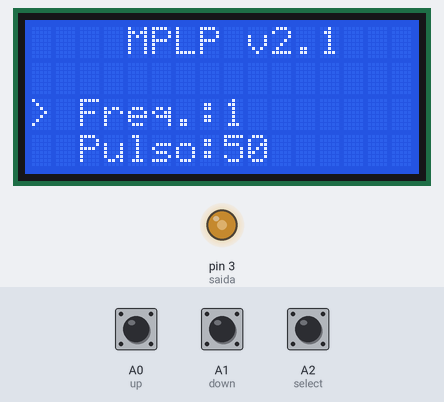
A sketch run on a simulated Arduino Uno, built with avr-gcc and run on an emulated ATmega328P. Shown: 16×4 character LCD, output pins drawn as LEDs (lit = HIGH). The test bench sets the inputs (shaded band); at power-on: A0 (up) HIGH, A2 (select) HIGH, A1 (down) HIGH. What the sketch prints to the serial monitor is not drawn.

Above: at 5.3 s.
5.4 s: A0 (up) pulled LOW for 1 s
At 7.6 s:
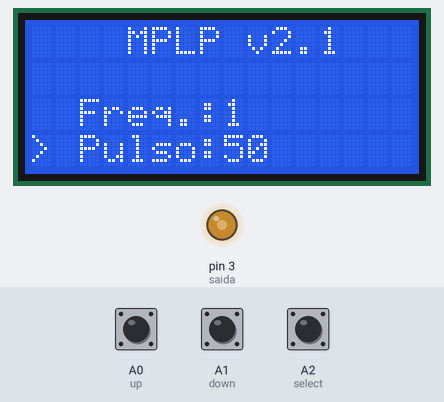
9.4 s: A2 (select) pulled LOW for 3.2 s
At 14.1 s:
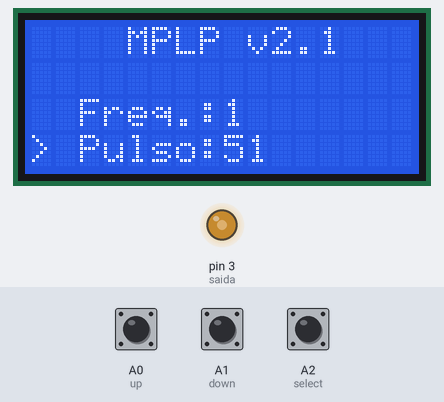
14.4 s: A1 (down) pulled LOW for 0.15 s
At 15.8 s:
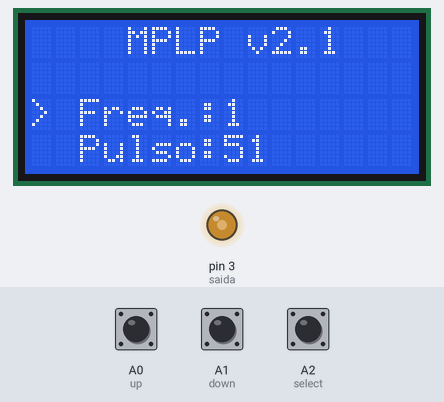
16.1 s: A2 (select) pulled LOW for 0.15 s
At 17.4 s:
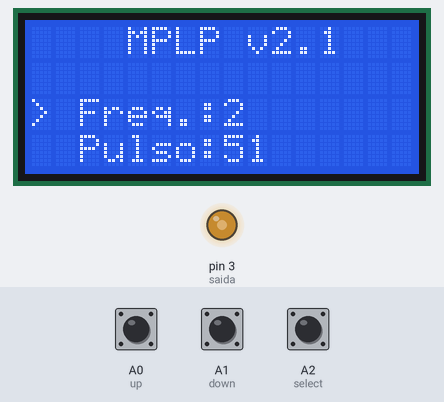
17.7 s: A0 (up) pulled LOW for 0.15 s
At 19.3 s:
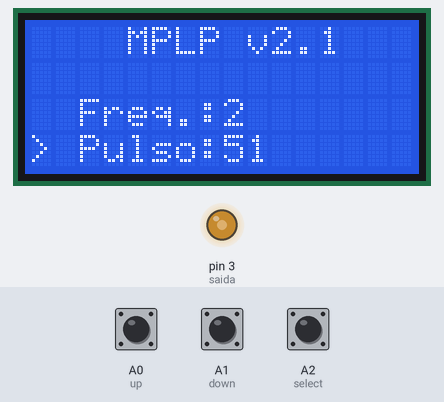
19.6 s: A2 (select) pulled LOW for 1 s
At 22.2 s:
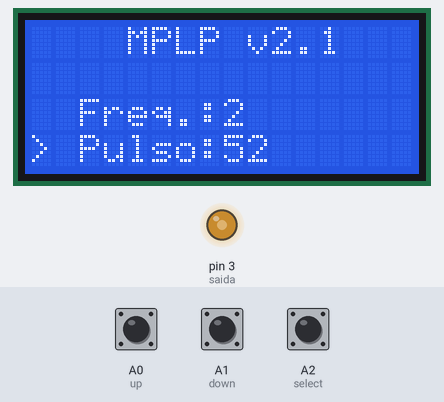
Timing chart, 0 to 23.4 s (numbered marks = the images above; inputs shaded):
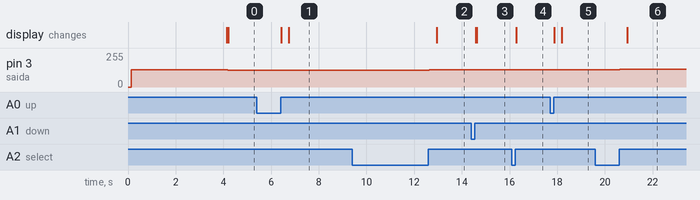

The sketch:

MPLPrev21.ino
```cpp
/* Modulador Percentual de Largura de Pulso -> MPLP
 *  versão 2.1 - segunda revisão -              *
**   10/07/20 - por jlnatalicio                ***/

/*
 * Obs: f(ocr2pwm) = f(clock)      16000000
 *                   -------- = --------------
 *                   N * 256    [1~1024] * 256
 *
 * TABELA DE FREQUÊNCIAS DISPONÍVEIS
 * |-------------------|
 * | N    | f(ocr2pwm) |
 * |-------------------|
 * | 1    | 62,5 khz   |
 * | 8    | 7,81 khz   |
 * | 32   | 1,95 khz   |
 * | 64   | 976,5 hz   |
 * | 128  | 488,3 hz   |
 * | 256  | 244,1 hz   |
 * | 1024 | 61,03 hz   |
 * |-------------------|
*/


/*-------------------- Biblioteca(s) ---------------------*/

#include <LiquidCrystal.h>

/*--------------------------------------------------------*/

/* ------------------------ Protótipo de Funções -------------------------- */
int lerBotoes();
void selFreq(char opcao);
void selDuty(float dutyCycle);
/*--------------------------------------------------------------------------*/

/*---------------------- Hardware ------------------------*/
#define up A0
#define down A1
#define select A2
#define saida 3

const int rs = 6, en = 7, d4 = 8, d5 = 9, d6 = 10, d7 = 11;
LiquidCrystal lcd(rs, en, d4, d5, d6, d7);
/*--------------------------------------------------------*/

/*----------------------------------------------------- variáveis globais ----------------------------------------------*/

int freq = 1,
    duty = 50;

char   botao,
       linha = 2,
       linhaAtual = 2,
       linhaAnterior = 0,
       upFlag = 0,
       downFlag = 0,
       selFlag = 0,
       limSup = 2,
       limInf = 3,
       toggle = 0;
/*------------------------------------------------------------------------------------------------------------------------*/

void setup() {
  // put your setup code here, to run once:

      // inicializando botões em 1 e saída em 0
      pinMode(up, INPUT_PULLUP);
      pinMode(down, INPUT_PULLUP);
      pinMode(select, INPUT_PULLUP);
      pinMode(saida, OUTPUT);
      digitalWrite(saida, LOW);

      // inicializando display LCD
      lcd.begin(16, 4);
      lcd.setCursor(0,0);
      lcd.print("     Modulo     ");
      lcd.setCursor(0,1);
      lcd.print("   Percentual   ");
      lcd.setCursor(0,2);
      lcd.print("   de Largura   ");
      lcd.setCursor(0,3);
      lcd.print("    de Pulso    ");

      // inicializando comunicação serial
      Serial.begin(9600);
      Serial.println("Modulador Percentual de Largura de Pulso");
      Serial.println("         MPLP -> versão 2.1             ");
      Serial.println("****************************************");

      cli();

      TCCR2A = 0;
      TCCR2B = 0;
      TCNT2 = 0;

      OCR2B = 128;
      TCCR2A |= (1<<COM2A1) | (1<<COM2B1) | (1<<WGM21) | (1<<WGM20);
      TCCR2B |= (1<<CS20);
      //TCCR2A = B10100011;
      //selFreq(3);

      sei();

      delay(4000);
      lcd.clear();
      delay(50);

} // end void setup()

void loop() {
  // put your main code here, to run repeatedly:

       selDuty(duty);

       //tela principal com informações da saída
       lcd.setCursor(0,0);
       lcd.print("    MPLP v2.1   ");
       lcd.setCursor(2,2);
       lcd.print("Freq.:");
       lcd.setCursor(8,2);
       lcd.print(freq);
       lcd.setCursor(0,3);
       lcd.print("  Pulso:");
       lcd.setCursor(8,3);
       lcd.print(duty);
       lcd.setCursor(0,linhaAtual);
       lcd.write(">");

       botao = lerBotoes();

       switch (botao) {
            case 1:
                  linhaAnterior = linha;
                  lcd.setCursor(0,linhaAnterior);
                  lcd.print(" ");
                  delay(50);
                  linha--;
                  if (linha < limSup) linha = limInf;
                  linhaAtual = linha;
            break;

            case 2:
                  linhaAnterior = linha;
                  lcd.setCursor(0,linhaAnterior);
                  lcd.print(" ");
                  delay(50);
                  linha++;
                  if (linha > limInf) linha = limSup;
                  linhaAtual = linha;
            break;

            case 3:
                  if (linhaAtual == 2) {
                        freq++;
                        if (freq > 7) freq = 1;
                        selFreq(freq);
                  }
                  else if (linhaAtual == 3) {
                            duty++;
                            if (duty > 100) duty = 1;
                            selDuty(duty);
                  }
            break;

            default:
            break;
       } // end switch(botao)
}

int lerBotoes() {

    int button;

    if (!digitalRead(up)) upFlag = 1;
    else if (!digitalRead(down)) downFlag = 1;
    else if (!digitalRead(select)) selFlag = 1;
    else return 0;
    delay(50);

    if (digitalRead(up) && upFlag) {
        upFlag = 0;
        button = 1;
    } else if (digitalRead(down) && downFlag) {
             downFlag = 0;
             button = 2;
    } else if (digitalRead(select) && selFlag) {
             selFlag = 0;
             button = 3;
    } else return 0;

    return button;

}// end lerBotoes()

void selDuty(float dutyCycle) {

      int cicloTrabalho;
      float val;

      dutyCycle /= 100;

      val = (dutyCycle * 256) - 1;
      cicloTrabalho = arredondar(val);

      OCR2B = cicloTrabalho;

} // end void selDuty(float dutyCycle)

void selFreq(char opcao) {

      switch (opcao) {

            case 1: // tccr2b = valor em bits de N
                  TCCR2B |= (1<<CS20);
            break;

            case 2:
                  TCCR2B |= (1<<CS21);
            break;

            case 3:
                  TCCR2B |= (1<<CS20) | (1<<CS21);
            break;

            case 4:
                  TCCR2B |= (1<<CS22);
            break;

            case 5:
                  TCCR2B |= (1<<CS20) | (1<<CS22);
            break;

            case 6:
                  TCCR2B |= (1<<CS21) | (1<<CS22);
            break;

            case 7:
                  TCCR2B |= (1<<CS20) | (1<<CS21) | (1<<CS22);
            break;

            default:
                  TCCR2B |= (1<<CS20);
            break;
      }

} // end void selFreq(char opcao)

int arredondar( float valor ) {                       // algoritmo para arredondamento de valor float

    int resultado, sobra;                             // variáveis usadas pela função

    resultado = valor * 100;                          // 1 - multiplicar valor por 100, guardar em 'resultado'
    sobra = resultado % 100;                          // 2 - dividir o valor por 100, guarda o resto da divisão em 'sobra'

      Serial.print("sobra e resultado final = ");
      if (sobra <= 59) {                              // 3.1 - se o valor da sobra for menor ou igual a 59 (ou seja, quando o valor fracionario for 0,59 ou menos)
          sobra = 0;                                  // 3.1.1 - zera o resto, e não altera o resultado

      } else {                                        // 3.2 - se o valor da sobra for maior que 59 (ou seja, quando o valor fracionario for 0,60 ou mais)
          resultado = resultado + 100;                // 3.2.1 - soma 100 ao resultado (ou seja, 1 no valor final)
          sobra = 0;                                  // 3.2.2 - zera o resto
      }

      resultado /= 100;                               // 4 - para voltar ao valor "normal", dividir o resultado por 100, e guardar nele mesmo
      return resultado;                               // 5 - retornar ao código com o valor arredondado

}// end int arredondar( float valor )
```

Measured:
- after the input at 5.4 s, the display: first changes after 1.0 s (image 1 shows a later state)
- after the input at 9.4 s, pin 3 (saida): 127/255 → 129/255 after 3.2 s; the display: changes after 3.6 s (image 2)
- after the input at 14.4 s, the display: first changes after 0.18 s (image 3 shows a later state)
- after the input at 16.1 s, the display: changes after 0.17 s (image 4)
- after the input at 17.7 s, the display: first changes after 0.18 s (image 5 shows a later state)
- after the input at 19.6 s, pin 3 (saida): 129/255 → 132/255 after 1.0 s; the display: changes after 1.3 s (image 6)
